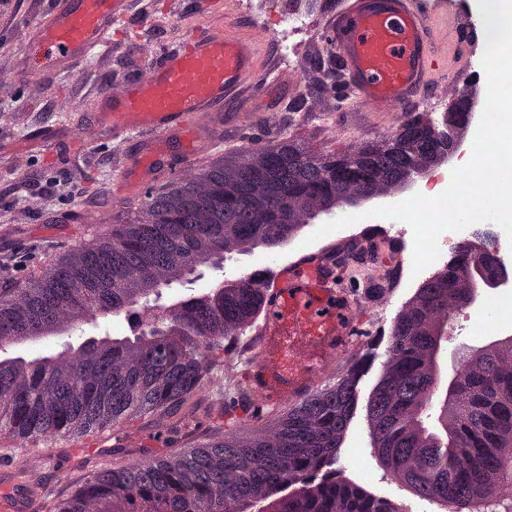
#> input picture normalization_template.jpg, 512 x 512 px
$ python numpy.py
#> lines starting #> are read from the running program, lines starting #| are printed output that depends on the picture; long printed decimals are rounded
"""
Source code adapted from: https://github.com/EIDOSLAB/torchstain/blob/main/torchstain/numpy/normalizers/macenko.py
  which was adapted from: https://github.com/schaugf/HEnorm_python
Original implementation: https://github.com/mitkovetta/staining-normalization
"""

import numpy as np

from .base import HENormalizer


def printd(name, value):
    print(f"=== {name} ===")
    print(value)


class NumpyMacenkoNormalizer(HENormalizer):
    def __init__(self):
        super().__init__()

        self.HERef = np.array([[0.5626, 0.2159], [0.7201, 0.8012], [0.4062, 0.5581]])
        self.maxCRef = np.array([1.9705, 1.0308])

    def __convert_rgb2od(self, I, Io=240, beta=0.15):
        # calculate optical density
        OD = -np.log((I.astype(float) + 1) / Io)

        # remove transparent pixels
        ODhat = OD[~np.any(OD < beta, axis=1)]

        return OD, ODhat

    def __find_HE(self, ODhat, eigvecs, alpha):
        # project on the plane spanned by the eigenvectors corresponding to the two
        # largest eigenvalues
        That = ODhat.dot(eigvecs[:, 1:3])

        phi = np.arctan2(That[:, 1], That[:, 0])

        printd("That", That)
        printd("phi", phi)

        minPhi = np.percentile(phi, alpha)
        maxPhi = np.percentile(phi, 100 - alpha)

        printd("minPhi", minPhi), printd("maxPhi", maxPhi)

        vMin = eigvecs[:, 1:3].dot(np.array([(np.cos(minPhi), np.sin(minPhi))]).T)
        vMax = eigvecs[:, 1:3].dot(np.array([(np.cos(maxPhi), np.sin(maxPhi))]).T)

        printd("vMin", vMin[:, 0])
        printd("vMax", vMax[:, 0])

        # a heuristic to make the vector corresponding to hematoxylin first and the
        # one corresponding to eosin second
        if vMin[0] > vMax[0]:
            HE = np.array((vMin[:, 0], vMax[:, 0])).T
        else:
            HE = np.array((vMax[:, 0], vMin[:, 0])).T

        return HE

    def __find_concentration(self, OD, HE):
        # rows correspond to channels (RGB), columns to OD values
        Y = np.reshape(OD, (-1, 3)).T

        # determine concentrations of the individual stains
        C = np.linalg.lstsq(HE, Y, rcond=None)[0]

        return C

    def __compute_matrices(self, I, Io, alpha, beta):
        I = I.reshape((-1, 3))

        OD, ODhat = self.__convert_rgb2od(I, Io=Io, beta=beta)

        # compute eigenvectors
        cov = np.cov(ODhat.T)
        printd("cov", cov)
        _, eigvecs = np.linalg.eigh(cov)
        printd("eigvecs", eigvecs)

        HE = self.__find_HE(ODhat, eigvecs, alpha)

        C = self.__find_concentration(OD, HE)

        # normalize stain concentrations
        maxC = np.array([np.percentile(C[0], 99), np.percentile(C[1], 99)])

        printd("HE", HE)
        printd("C", C)
        printd("maxC", maxC)

        return HE, C, maxC

    def fit(self, I, Io=240, alpha=1, beta=0.15):
        HE, _, maxC = self.__compute_matrices(I, Io, alpha, beta)

        self.HERef = HE
        self.maxCRef = maxC

    def normalize(self, I, Io=240, alpha=1, beta=0.15, stains=True):
        """Normalize staining appearence of H&E stained images

        Example use:
            see test.py

        Input:
            I: RGB input image
            Io: (optional) transmitted light intensity

        Output:
            Inorm: normalized image
            H: hematoxylin image
            E: eosin image

        Reference:
            A method for normalizing histology slides for quantitative analysis. M.
            Macenko et al., ISBI 2009
        """
        h, w, c = I.shape
        I = I.reshape((-1, 3))

        HE, C, maxC = self.__compute_matrices(I, Io, alpha, beta)

        maxC = np.divide(maxC, self.maxCRef)
        C2 = np.divide(C, maxC[:, np.newaxis])

        # recreate the image using reference mixing matrix
        Inorm = np.multiply(Io, np.exp(-self.HERef.dot(C2)))
        Inorm[Inorm > 255] = 255
        Inorm = np.reshape(Inorm.T, (h, w, c)).astype(np.uint8)

        return Inorm


if __name__ == "__main__":
    import cv2
    from pathlib import Path

    TARGET_PATCH_FILE = Path(__file__).parent.parent.parent / "normalization_template.jpg"
    target_np = cv2.cvtColor(cv2.imread(str(TARGET_PATCH_FILE)), cv2.COLOR_BGR2RGB)
    img_np = cv2.resize(target_np[200:300, 200:500], (2048, 2560))
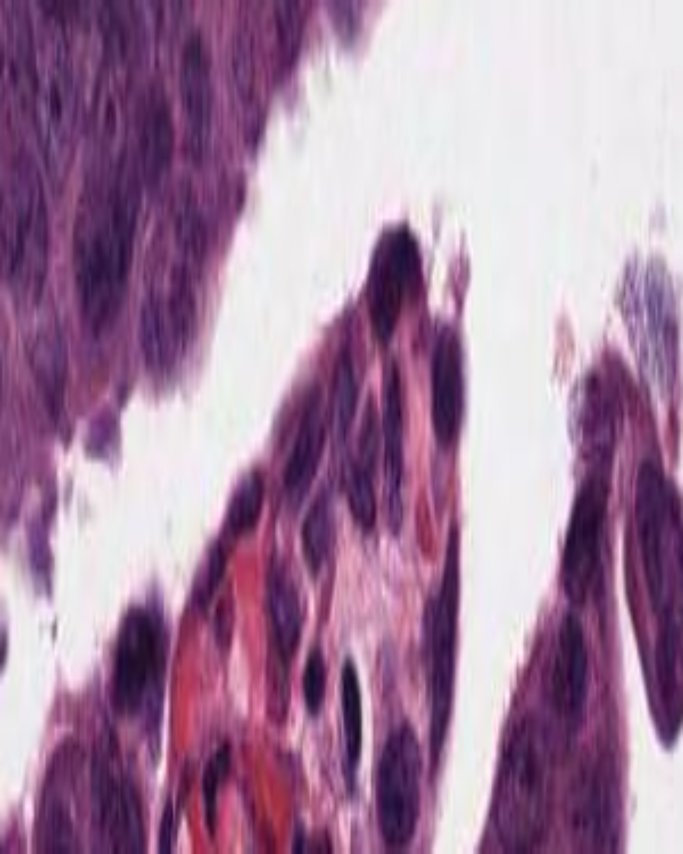
#> img_np: shape (2560, 2048, 3) (shown at 1/3 size); mean R, G, B 166.7, 131.7, 161

    norm_np = NumpyMacenkoNormalizer()
    norm_np.fit(target_np)
#> in __compute_matrices, `cov = np.cov(ODhat.T)`: cov = [[0.118, 0.155, 0.0761], [0.155, 0.24, 0.121], [0.0761, 0.121, 0.0649]]
#| [[0.1175 0.1554 0.07615]
#|  [0.1554 0.2398 0.1209 ]
#|  [0.07615 0.1209  0.06493]]
#> in __compute_matrices, `_, eigvecs = np.linalg.eigh(cov)`: eigvecs = [[0.192, -0.835, -0.515], [-0.543, 0.347, -0.765], [0.818, 0.426, -0.387]]
#| [[ 0.1921   -0.8354  -0.515]
#|  [-0.5426  0.3469 -0.765]
#|  [ 0.8177  0.4264 -0.3867]]
#> in __find_HE, `That = ODhat.dot(eigvecs[:, 1:3])`: That = 213708 pairs, first value -0.388 to 1.43, second value -6.28 to -0.272
#> (printed output is left out)
#> (printed output is left out)
#> in __find_HE, `minPhi = np.percentile(phi, alpha)`: minPhi = -1.56
#> in __find_HE, `maxPhi = np.percentile(phi, 100 - alpha)`: maxPhi = -1.15
#| -1.563
#| -1.153
#> in __find_HE, `vMin = eigvecs[:, 1:3].dot(np.array([(np.cos(minPhi), np.sin(minPhi))]..`: vMin = [0.509, 0.768, 0.39]
#> in __find_HE, `vMax = eigvecs[:, 1:3].dot(np.array([(np.cos(maxPhi), np.sin(maxPhi))]..`: vMax = [0.132, 0.84, 0.526]
#| [0.5088 0.7676 0.3898]
#| [0.1319  0.8399 0.5264]
#> in __find_HE, `HE = np.array((vMin[:, 0], vMax[:, 0])).T`: HE = [[0.509, 0.132], [0.768, 0.84], [0.39, 0.526]]
#> in __compute_matrices, `maxC = np.array([np.percentile(C[0], 99), np.percentile(C[1], 99)])`: maxC = [2.93, 1.51]
#> (printed output is left out)
#> in fit, `HE, _, maxC = self.__compute_matrices(I, Io, alpha, beta)`: HE = [[0.509, 0.132], [0.768, 0.84], [0.39, 0.526]]; maxC = [2.93, 1.51]
#> in fit, `self.HERef = HE`: self.HERef = [[0.509, 0.132], [0.768, 0.84], [0.39, 0.526]]
#> in fit, `self.maxCRef = maxC`: self.maxCRef = [2.93, 1.51]

    print("=========================")
    print("Normalizing image")
    print("=========================")

    normed_np = norm_np.normalize(img_np)
#| [[0.1317 0.1814 0.09213 ]
#|  [0.1814 0.2868 0.1471]
#|  [0.09213  0.1471 0.07973]]
#| [[ 0.1312 -0.8544 -0.5028  ]
#|  [-0.5212  0.372  -0.7681]
#|  [ 0.8433  0.3628 -0.3965]]
#> (printed output is left out)
#| -1.597
#| -1.221
#| [0.5251 0.758 0.3869]
#| [0.1792 0.8491 0.4969]
#> (printed output is left out)
#> in normalize, `HE, C, maxC = self.__compute_matrices(I, Io, alpha, beta)`: HE = [[0.525, 0.179], [0.758, 0.849], [0.387, 0.497]]; maxC = [2.97, 1.6]
#> in normalize, `maxC = np.divide(maxC, self.maxCRef)`: maxC = [1.01, 1.06]
#> in normalize, `Inorm = np.reshape(Inorm.T, (h, w, c)).astype(np.uint8)`:
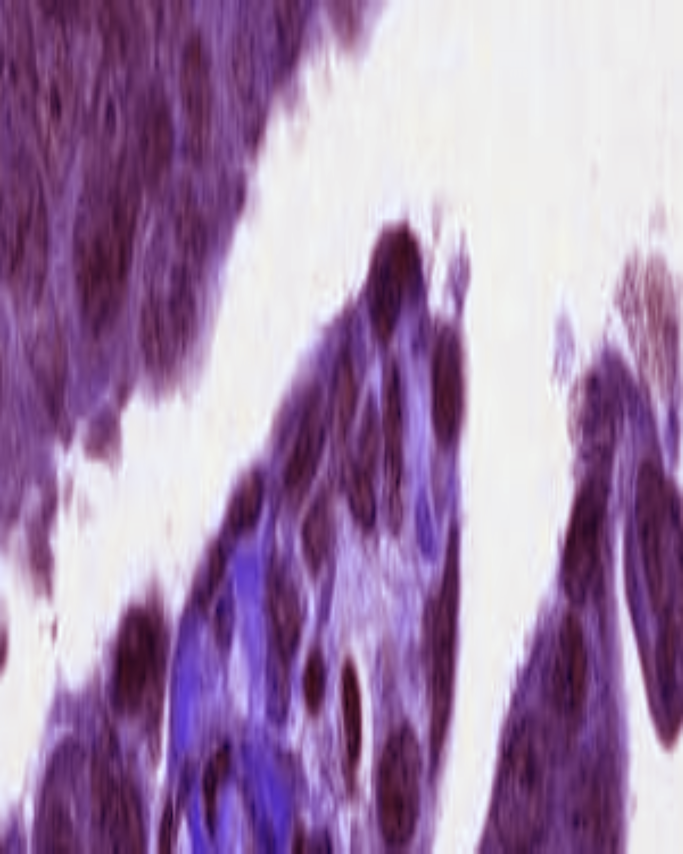
#> Inorm: shape (2560, 2048, 3) (shown at 1/3 size); mean of channels 0, 1, 2 171.9, 133.2, 163.3; drawn as B, G, R
    print(normed_np)
#> (printed output is left out)
